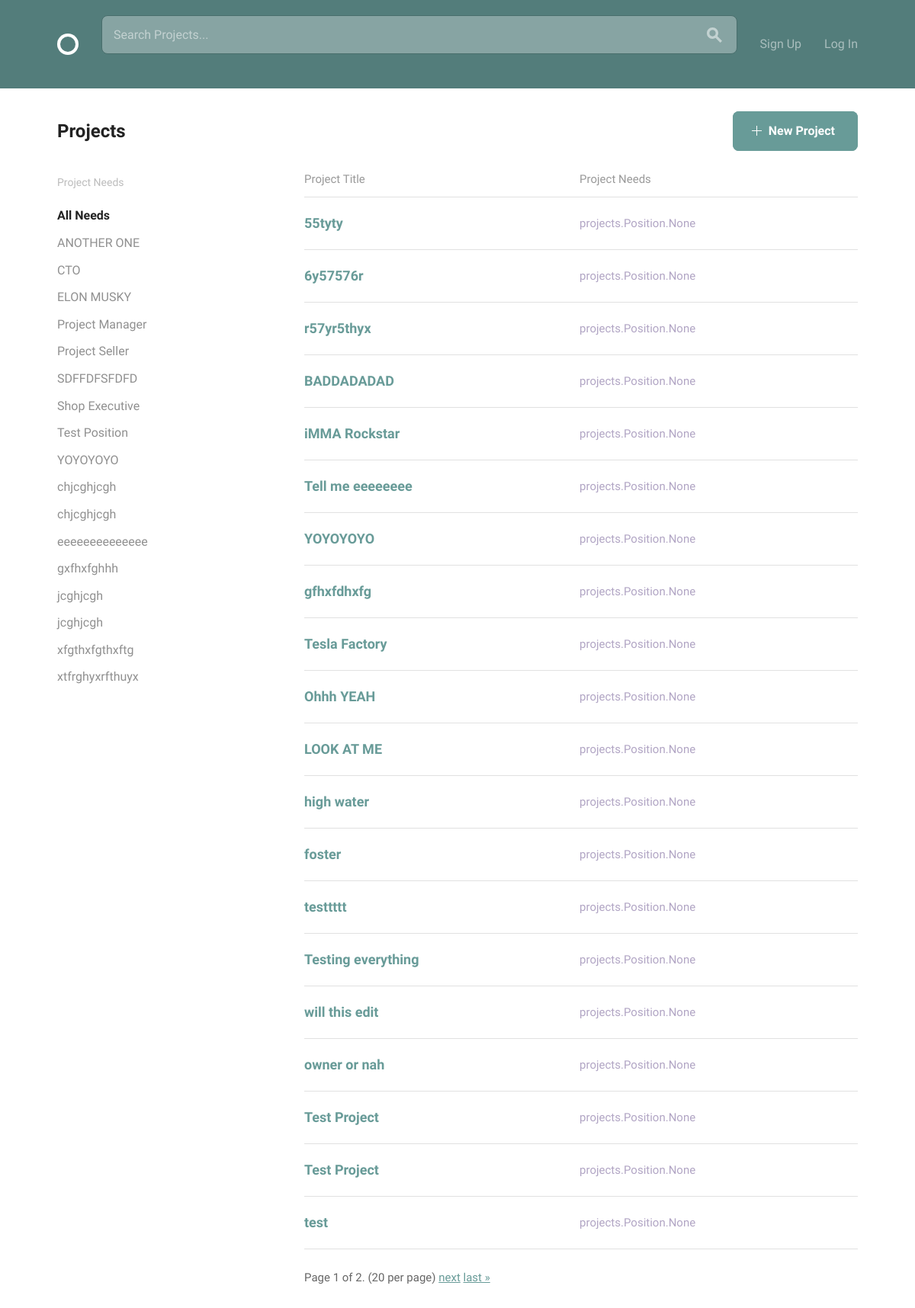
Page /projects/ on the earlier database version.
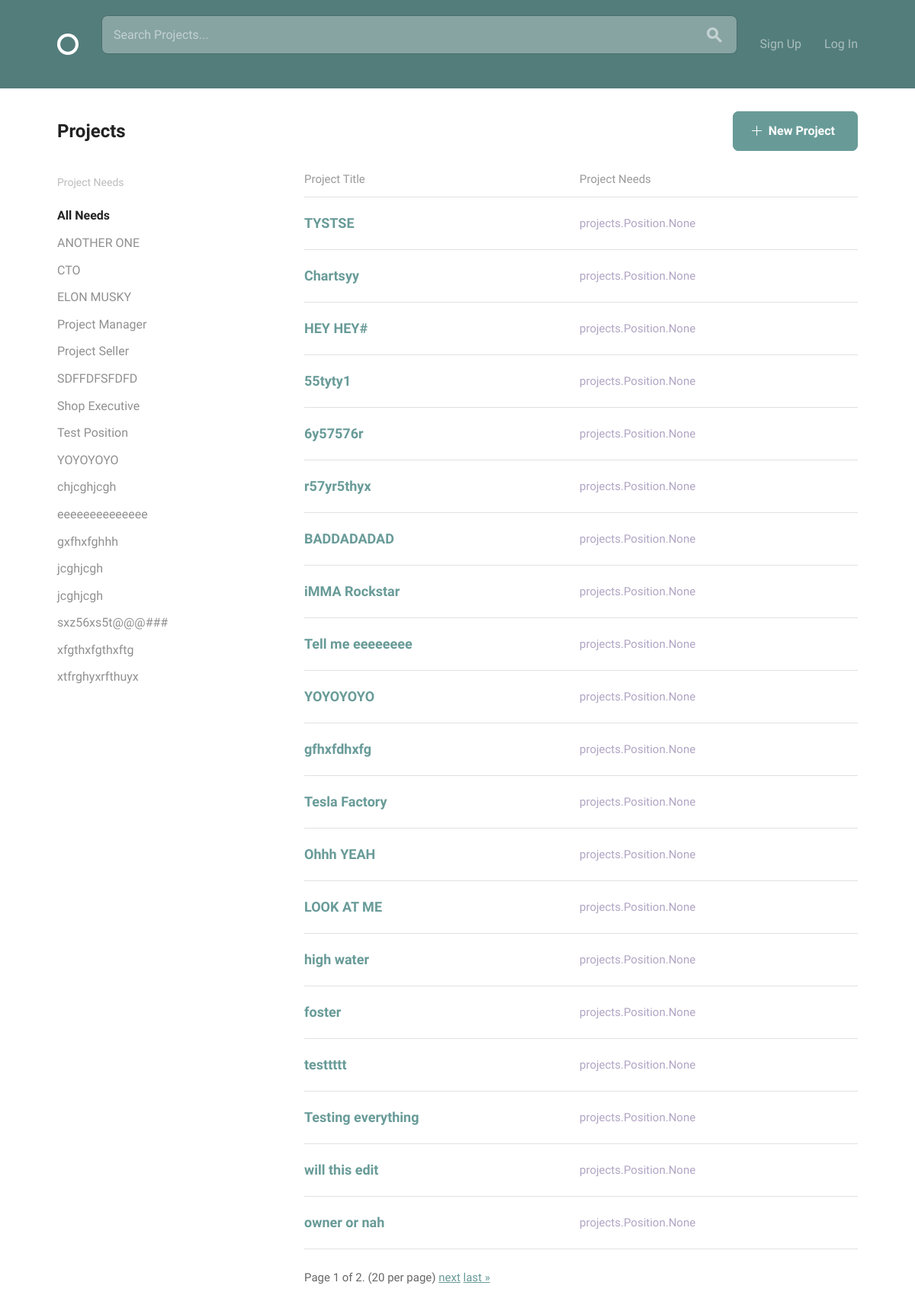
Same page on the later database version.
### projects/models.py (models this page shows, shortened)
class Position(models.Model):
    STATUS_CHOICES = [
        ('A', 'Accepted'),
        ('R', 'Rejected'),
        ('P', 'Pending'),
        ('O', 'Open'),
    ]
    project_master = models.ForeignKey(Project, on_delete=models.CASCADE, related_name="position_set", null=True)
    position_title = models.CharField(max_length=15)
    position_description = models.CharField(max_length=150)
    skills = models.ManyToManyField('accounts.Skill')
    application_status = models.CharField(max_length=1, choices=STATUS_CHOICES, default='O')
    class Meta:
        ordering = ['position_title']

class Project(models.Model):
    owner = models.ForeignKey(settings.AUTH_USER_MODEL, on_delete=models.CASCADE, null=True)
    title = models.CharField(max_length=30)
    slug = models.SlugField(null=True)
    description = models.CharField(max_length=150)
    timeline = models.CharField(max_length=30)
    requirements = models.CharField(max_length=150)
    date_created = models.DateTimeField(default=timezone.now)
    points = models.DecimalField(max_digits=999999999, decimal_places=2, default=0, blank=True, null=True)
    positions = models.ManyToManyField('Position', related_name="projects")
    count = models.IntegerField(null=True, default=0)
    class Meta:
        ordering = ['-date_created']

### projects/views.py (the view)
# urls.py: path('', views.ProjectList.as_view(), name='projects'),
class ProjectList(ListView):
    model = Project
    template_name = "project_list.html"
    context_object_name = "projects"
    paginate_by = 20
    def get_context_data(self, **kwargs):
        context = super().get_context_data(**kwargs)
        context['now'] = timezone.now()
        context['positions_list'] = Position.objects.all()
        return context

### projects/templates/project_list.html (shortened to what this page needs)
{% extends 'layout.html' %}
{% block body_content %}
  <body>
    <div class="bounds circle--page">
      <div class="circle--page--header circle--fluid">
        <div class="circle--fluid--cell circle--fluid--primary">
          <h2>Projects</h2>
        </div>
        <div class="circle--fluid--cell circle--fluid--secondary">
          <a class="button button-primary icon-on-left"  href="{% url 'projects:project_create' %}">
            <svg version="1.1" xmlns="http://www.w3.org/2000/svg" xmlns:xlink="http://www.w3.org/1999/xlink" x="0px" y="0px" viewBox="0 0 13 13" style="enable-background:new 0 0 13 13;" xml:space="preserve" class="add">
              <polygon points="7,6 7,0 6,0 6,6 0,6 0,7 6,7 6,13 7,13 7,7 13,7 13,6 "/>
            </svg>
            New Project
          </a>
        </div>
      </div>
      <div class="grid-25">
        <div class="circle--filter circle--secondary--module">
          <h4>Project Needs</h4>
          <ul class="circle--filter--list">
            <li><a class="selected">All Needs</a></li>
            {% for position in positions_list %}
            <li><a>{{ position.position_title }}</a></li>
            {% endfor %}
          </ul>
        </div>
      </div>
      <div class="grid-70 grid-push-5">
        <table class="u-full-width circle--table">
          <thead>
            <tr>
              <th>Project Title</th>
              <th class="circle--cell--right">Project Needs</th>
            </tr>
          </thead>
          {% for project in projects %}
          <tbody>
            <tr class="clickable-row" data-href="{% url 'projects:project_details' slug=project.slug %}">
              <td>
                <h3>{{project.title}}</h3>
              </td>
              <td class="circle--cell--right">
                <span class="secondary-label">{{ project.positions }}</span>
              </td>
            </tr>
          </tbody>
          {% endfor %}
        </table>
          <div class="pagination">
              <span class="step-links">
                  <span class="current">
                      Page {{ page_obj.number }} of {{ page_obj.paginator.num_pages }}. (20 per page)
                  </span>
                  {% if page_obj.has_next %}
                      <a href="?page={{ page_obj.next_page_number }}">next</a>
                      <a href="?page={{ page_obj.paginator.num_pages }}">last &raquo;</a>
                  {% endif %}
              </span>
          </div>
      </div>
    </div>
  </body>
{% endblock %}

### templates/layout.html (shortened to what this page needs)
{% load static %}
<!DOCTYPE html>
<html lang="en">
<head>
  <link rel="stylesheet" href="{% static 'css/global.css' %}">
</head>
<body>
    <header class="circle--header">
      <div class="bounds">
        <div class="circle--fluid">
          <div class="circle--fluid--cell">
            <h1 class="hide-text circle--logo"><a class="logo" href="{% url 'projects:projects' %}">Circle</a></h1>
          </div>
          <div class="circle--fluid--cell circle--fluid--primary">
            <div class="circle--search">
              <form method="GET" action="{% url 'projects:search'%}">
                <input type="text" name="q" value="{{request.GET.q}}" placeholder="Search Projects..." />
              </form>
              <button>
              </button>
            </div>
          </div>
          <div class="circle--fluid--cell circle--fluid--secondary">
            <nav>
              <ul class="circle--inline">
                {% if user.is_authenticated %}
                <li><a href="{% url 'accounts:profile' %}">My Profile</a></li>
                <li><a href="{% url 'logout' %}">Log Out</a></li>
                {% else %}
                <li><a href="{% url 'accounts:signup' %}">Sign Up</a></li>
                <li><a href="{% url 'login' %}">Log In</a></li>
                {% endif %}
              </ul>
            </nav>
          </div>
        </div>
      </div>
    </header>
    <div class="wrapper {% block wrapper_class %}{% endblock %}">
        {% block body_content %}{% endblock %}
    </div>
</body>
</html>

Differences in the rows shown:
removed Position: position_title "chjcghjcgh"
no longer on this page (row unchanged): Project: title "Test Project", positions "projects.Position.None"
no longer on this page (row unchanged): Project: title "Test Project", positions "projects.Position.None"
no longer on this page (row unchanged): Project: title "test", positions "projects.Position.None"
added Position: position_title "sxz56xs5t@@@###"
added Project: title "TYSTSE", positions "projects.Position.None"
added Project: title "Chartsyy", positions "projects.Position.None"
added Project: title "HEY HEY#", positions "projects.Position.None"
changed Project: title "55tyty" → "55tyty1"
